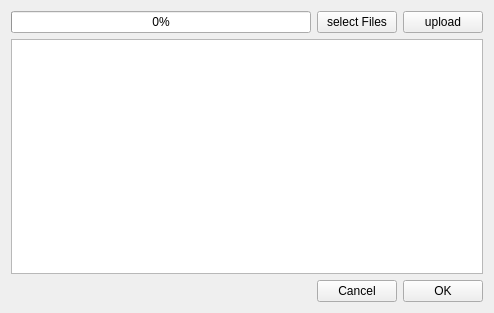
<?xml version="1.0" encoding="UTF-8"?>
<ui version="4.0">
 <class>AddBatchWidget</class>
 <widget class="QWidget" name="AddBatchWidget">
  <property name="geometry">
   <rect>
    <x>0</x>
    <y>0</y>
    <width>494</width>
    <height>313</height>
   </rect>
  </property>
  <property name="windowTitle">
   <string>Form</string>
  </property>
  <layout class="QVBoxLayout" name="verticalLayout">
   <item>
    <layout class="QHBoxLayout" name="horizontalLayout_2">
     <item>
      <widget class="QProgressBar" name="progressBar">
       <property name="value">
        <number>0</number>
       </property>
      </widget>
     </item>
     <item>
      <widget class="QPushButton" name="selectBtn">
       <property name="text">
        <string>select Files</string>
       </property>
      </widget>
     </item>
     <item>
      <widget class="QPushButton" name="uploadBtn">
       <property name="text">
        <string>upload</string>
       </property>
      </widget>
     </item>
    </layout>
   </item>
   <item>
    <widget class="QTextEdit" name="textEdit"/>
   </item>
   <item>
    <layout class="QHBoxLayout" name="horizontalLayout">
     <item>
      <spacer name="horizontalSpacer">
       <property name="orientation">
        <enum>Qt::Horizontal</enum>
       </property>
       <property name="sizeHint" stdset="0">
        <size>
         <width>40</width>
         <height>20</height>
        </size>
       </property>
      </spacer>
     </item>
     <item>
      <widget class="QPushButton" name="cancelBtn">
       <property name="text">
        <string>Cancel</string>
       </property>
      </widget>
     </item>
     <item>
      <widget class="QPushButton" name="okBtn">
       <property name="text">
        <string>OK</string>
       </property>
      </widget>
     </item>
    </layout>
   </item>
  </layout>
 </widget>
 <resources/>
 <connections/>
</ui>
